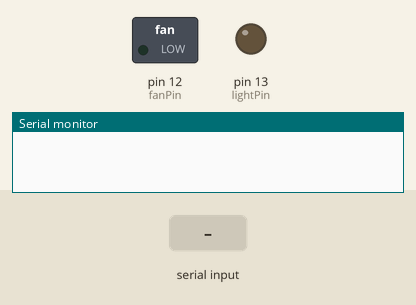
The sketch below on a simulated Arduino Uno, built with avr-gcc and run on an emulated ATmega328P. Shown: switched loads named in the sketch (green lamp = pin HIGH), output pins drawn as LEDs (lit = HIGH), the last lines printed to the serial monitor. The test bench sets the inputs (shaded band).

Above: at 1.2 s.
1.3 s: "1\n" received over Serial
At 2.5 s:
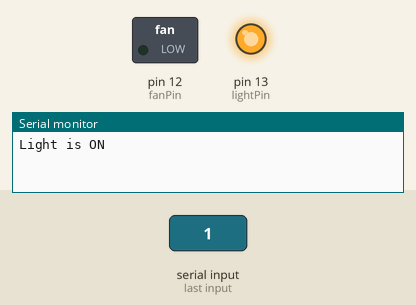
2.8 s: byte 51 ('3') received over Serial
At 3.6 s:
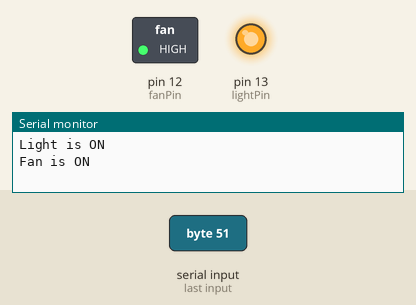
4.3 s: byte 50 ('2') received over Serial
At 4.7 s:
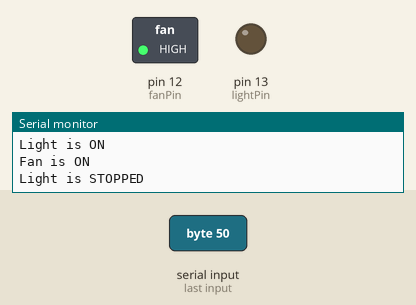
5.8 s: byte 52 ('4') received over Serial
At 7.0 s:
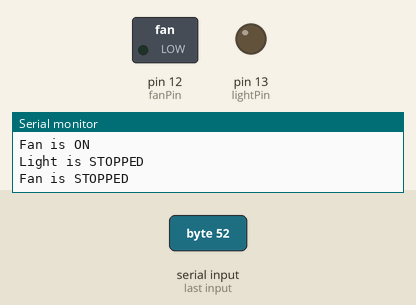
7.3 s: byte 53 ('5') received over Serial
At 8.2 s:
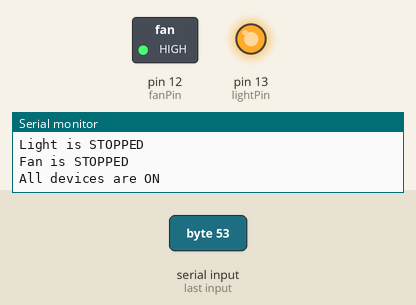
8.8 s: byte 54 ('6') received over Serial
At 9.4 s:
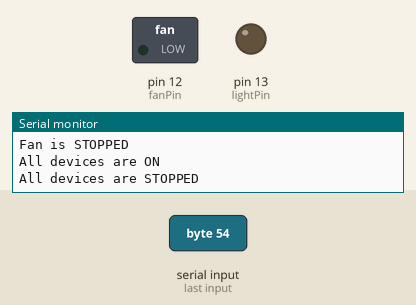
Timing chart, 0 to 11.3 s (numbered marks = the images above; inputs shaded):
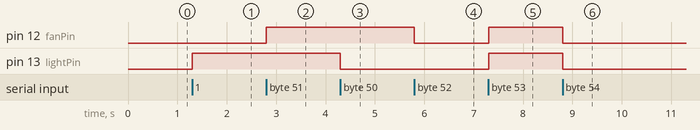

Measured:
- after the input at 1.3 s, pin 13 (lightPin): LOW → HIGH at once
- after the input at 2.8 s, pin 12 (fanPin): LOW → HIGH at once
- after the input at 4.3 s, pin 13 (lightPin): HIGH → LOW at once
- after the input at 5.8 s, pin 12 (fanPin): HIGH → LOW at once
- after the input at 7.3 s, pin 12 (fanPin), pin 13 (lightPin): LOW → HIGH at once
- after the input at 8.8 s, pin 12 (fanPin), pin 13 (lightPin): HIGH → LOW at once

The sketch:

Voice_Controlled_Smart_Home_Automation_System.ino
```cpp
#include <SoftwareSerial.h>

SoftwareSerial BTSerial(0, 1); // RX, TX

const int fanPin = 12;
const int lightPin = 13;
char terminalRead;  // Variable to read data

void setup() {
  pinMode(fanPin, OUTPUT);
  pinMode(lightPin, OUTPUT);

  BTSerial.begin(9600);
  Serial.begin(9600);
}

void loop() {
  // Check if there is Bluetooth input
  if (BTSerial.available()) {
    String command = BTSerial.readStringUntil('\n');
    command.trim();

    // Voice Commands
    if (command.equalsIgnoreCase("LIGHT ON")) {
      digitalWrite(lightPin, HIGH);  // Turn Light ON
      Serial.println("Light is ON");
    }
    else if (command.equalsIgnoreCase("LIGHT STOP")) {
      digitalWrite(lightPin, LOW);   // Turn Light STOP (formerly OFF)
      Serial.println("Light is STOPPED");
    }
    else if (command.equalsIgnoreCase("FAN ON")) {
      digitalWrite(fanPin, HIGH);    // Turn Fan ON
      Serial.println("Fan is ON");
    }
    else if (command.equalsIgnoreCase("FAN STOP")) {
      digitalWrite(fanPin, LOW);     // Turn Fan STOP (formerly OFF)
      Serial.println("Fan is STOPPED");
    }
    else if (command.equalsIgnoreCase("ALL ON")) {
      digitalWrite(lightPin, HIGH);  // Turn Light ON
      digitalWrite(fanPin, HIGH);    // Turn Fan ON
      Serial.println("All devices are ON");
    }
    else if (command.equalsIgnoreCase("ALL STOP")) {
      digitalWrite(lightPin, LOW);   // Turn Light STOP (formerly OFF)
      digitalWrite(fanPin, LOW);     // Turn Fan STOP (formerly OFF)
      Serial.println("All devices are STOPPED");
    }
  }

  // Check if there is input from buttons
  if (Serial.available() > 0) {
    terminalRead = Serial.read();  // Read whatever data is received

    // Button commands
    if (terminalRead == '1') {
      digitalWrite(lightPin, HIGH);  // Turn Light ON
      Serial.println("Light is ON");
    }
    else if (terminalRead == '2') {
      digitalWrite(lightPin, LOW);   // Turn Light STOP (formerly OFF)
      Serial.println("Light is STOPPED");
    }
    else if (terminalRead == '3') {
      digitalWrite(fanPin, HIGH);    // Turn Fan ON
      Serial.println("Fan is ON");
    }
    else if (terminalRead == '4') {
      digitalWrite(fanPin, LOW);     // Turn Fan STOP (formerly OFF)
      Serial.println("Fan is STOPPED");
    }
    else if (terminalRead == '5') {
      digitalWrite(lightPin, HIGH);  // All ON
      digitalWrite(fanPin, HIGH);
      Serial.println("All devices are ON");
    }
    else if (terminalRead == '6') {
      digitalWrite(lightPin, LOW);   // All STOP (formerly OFF)
      digitalWrite(fanPin, LOW);
      Serial.println("All devices are STOPPED");
    }
  }
}
```
